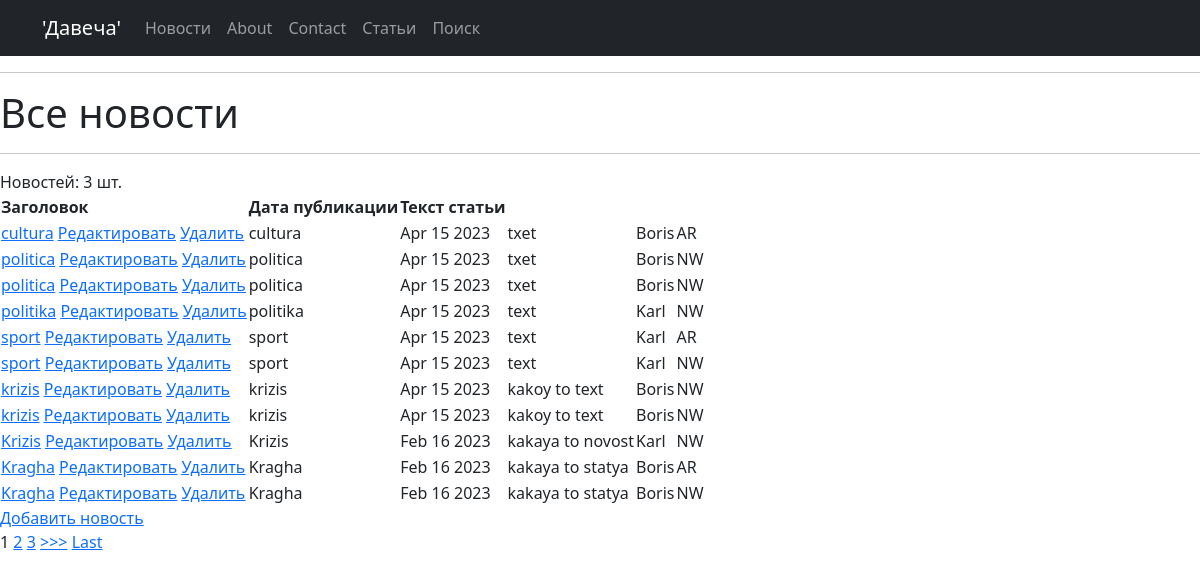
Page /news/ on the committed database.
### news/models.py (models this page shows, shortened)
class Post(models.Model):
  avthor = models.ForeignKey(Avthor, on_delete=models.CASCADE)
  NEWS ='NW'
  ARTICLE = 'AR'
  CATEGORY_CHOICES=(
      (NEWS, 'Новости'),
      (ARTICLE, 'Статьи'),
  )
  categoryType = models.CharField(Category,max_length=2, choices=CATEGORY_CHOICES, default=ARTICLE)
  dateCreation = models.DateTimeField(auto_now_add=True)
  dateCreation.editable = True
  PostCategory = models.ManyToManyField(Category, through='PostCategory')
  title = models.CharField(max_length=128)
  text = models.TextField()
  rating = models.SmallIntegerField(default=0)

class Avthor(models.Model):
    avthorUser = models.OneToOneField(User, on_delete=models.CASCADE)
    ratingAvthor = models.SmallIntegerField(default=0)
    def __str__(self):
     return f'{self.avthorUser}'

### news/views.py (the view)
# urls.py: path('', NewsList.as_view()),
class NewsList(ListView):
    model = Post
    template_name = 'news.html'
    context_object_name = 'news'
    ordering = ['-id']
    paginate_by = 3
    def get_context_data(self, **kwargs):
        context = super().get_context_data(**kwargs)
        context['filter'] = PostFilter(self.request.GET, queryset=self.get_queryset())
        return context

### templates/news.html (shortened to what this page needs)
{% extends 'default.html' %}
{% block content %}
    <h1>Все новости</h1>
    <hr>
Новостей: {{ news | length}} шт.
<table>
    <thead>
        <th>
           Заголовок
        </th>
        <th>
           Дата публикации
        </th>
        <th>
            Текст статьи
        </th>
    </thead>
    {% for news in filter.qs %}
    <tr>
        <td>
            <a href="{% url 'article' news.id %}">{{ news.title }}</a>
            <a href="{% url 'edit' news.id %}"><u>Редактировать</u></a>
            <a href="{% url 'delete' news.id %}"><u> Удалить </u></a>
        </td>
        <td>
            {{ news.title|truncatechars:50  }}
        </td>
        <td>
            {{ news.dateCreation|date:'M d Y'}}
        </td>
        <td>
            {{ news.text}}
        </td>
        <td>
            {{ news.avthor}}
        </td>
        <td>
            {{ news.categoryType}}
        </td>
    </tr>
    {% endfor %}
</table>
<a href="{% url 'add' %}">Добавить новость</a> <br>
{% if is_paginated %}
    {% for num in page_obj.paginator.page_range %}
        {% if page_obj.number == num %}
            <a>{{ num }}</a>
        {% elif num > page_obj.number|add:'-3' and num < page_obj.number|add:'3' %}
            <a href="?page={{ num }}">{{ num }}</a>
        {% endif %}
    {% endfor %}
    {% if page_obj.has_next %}
        <a href="?page={{ page_obj.next_page_number }}">>>></a>
        <a href="?page={{ page_obj.paginator.num_pages }}">Last</a>
    {% endif %}
{% endif %}
{% endblock content %}

### templates/default.html (shortened to what this page needs)
<!DOCTYPE html>
{% load static %}
<html lang="ru">
<head>
  <link href="{% static 'css/styles.css' %}" rel="stylesheet">
</head>
<body>
  <nav class="navbar navbar-expand-lg navbar-dark bg-dark static-top">
    <div class="container">
      <a class="navbar-brand" href="/news/">'Давеча'</a>
      <div class="collapse navbar-collapse" id="navbarResponsive">
        <ul class="navbar-nav ml-auto">
          <li class="nav-item active">
            <a class="nav-link" href="/news/">Новости
            </a>
          </li>
          <li class="nav-item">
            <a class="nav-link" href="/page/">About</a>
          </li>
          <li class="nav-item">
            <a class="nav-link" href="/contact/">Contact</a>
          </li>
          <li class="nav-item">
            <a class="nav-link" href="/article/">Статьи</a>
          </li>
          <li class="nav-item">
            <a class="nav-link" href="{% url 'search' %}">Поиск</a>
          </li>
        </ul>
      </div>
    </div>
  </nav>
    <hr>
{% block content %}{% endblock content %}
</body>
</html>

### rows in the picture
Post: title "cultura", dateCreation "Apr 15 2023", text "txet", avthor "Boris", categoryType "AR"
Post: title "politica", dateCreation "Apr 15 2023", text "txet", avthor "Boris", categoryType "NW"
Post: title "politica", dateCreation "Apr 15 2023", text "txet", avthor "Boris", categoryType "NW"
Post: title "politika", dateCreation "Apr 15 2023", text "text", avthor "Karl", categoryType "NW"
Post: title "sport", dateCreation "Apr 15 2023", text "text", avthor "Karl", categoryType "AR"
Post: title "sport", dateCreation "Apr 15 2023", text "text", avthor "Karl", categoryType "NW"
Post: title "krizis", dateCreation "Apr 15 2023", text "kakoy to text", avthor "Boris", categoryType "NW"
Post: title "krizis", dateCreation "Apr 15 2023", text "kakoy to text", avthor "Boris", categoryType "NW"
Post: title "Krizis", dateCreation "Feb 16 2023", text "kakaya to novost", avthor "Karl", categoryType "NW"
Post: title "Kragha", dateCreation "Feb 16 2023", text "kakaya to statya", avthor "Boris", categoryType "AR"
Post: title "Kragha", dateCreation "Feb 16 2023", text "kakaya to statya", avthor "Boris", categoryType "NW"

### other values in the picture
{{ news | length }} "3"
{{ num }} "1"
{{ num }} "2" "3"
